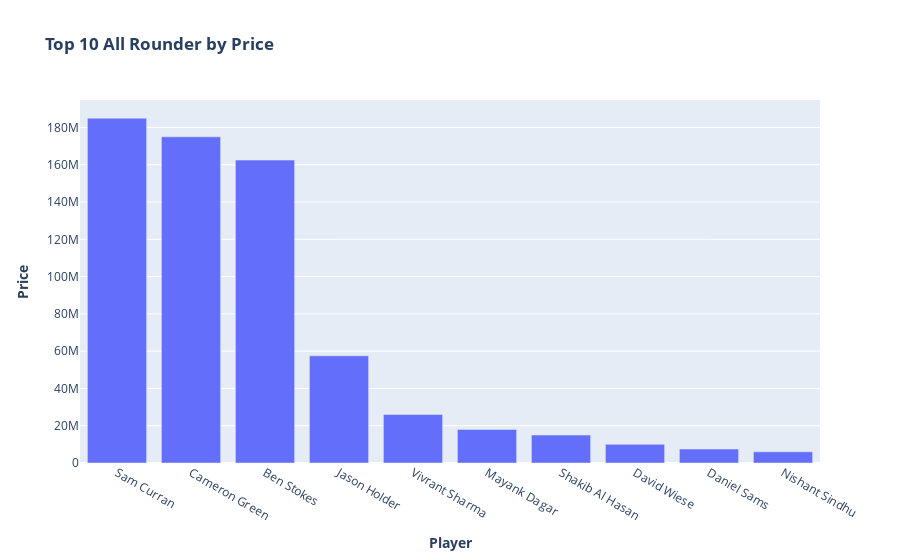

The notebook cell saved with this chart:
### Markdown cell above
All Rounder

### Code cell
fig = px.bar(auc23.query("Type == 'All Rounder' ").sort_values(by='Price', ascending=False)[:10],
                 x = 'Name',
                 y = 'Price',
                )

fig.layout = dict(
  title = '<b>Top 10 All Rounder by Price<b>',
  xaxis = dict(title = '<b>Player</b>'),
  yaxis = dict(title = '<b>Price</b>'),
)

fig.show()

### Figure 1 — Plotly figure (JSON) as saved in the notebook; plotly's stock layout.template omitted (floating-point values rounded to 4 significant figures)
{"data": [{"alignmentgroup": "True", "hovertemplate": "Name=%{x}<br>Price=%{y}<extra></extra>", "legendgroup": "", "marker": {"color": "#636efa", "pattern": {"shape": ""}}, "name": "", "offsetgroup": "", "orientation": "v", "showlegend": false, "textposition": "auto", "type": "bar", "x": ["Sam Curran", "Cameron Green", "Ben Stokes", "Jason Holder", "Vivrant Sharma", "Mayank Dagar", "Shakib Al Hasan", "David Wiese", "Daniel Sams", "Nishant Sindhu"], "xaxis": "x", "y": [185000000, 175000000, 162500000, 57500000, 26000000, 18000000, 15000000, 10000000, 7500000, 6000000], "yaxis": "y"}], "layout": {"title": {"text": "<b>Top 10 All Rounder by Price<b>"}, "xaxis": {"title": {"text": "<b>Player</b>"}}, "yaxis": {"title": {"text": "<b>Price</b>"}}}}
